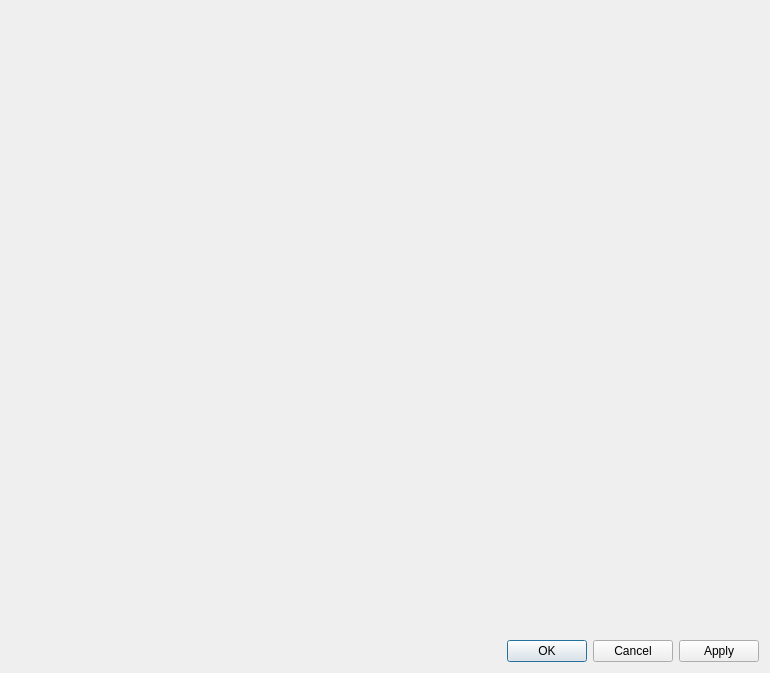
<?xml version="1.0" encoding="UTF-8"?>
<ui version="4.0">
 <class>QMTrainDataDialog</class>
 <widget class="QDialog" name="QMTrainDataDialog">
  <property name="windowModality">
   <enum>Qt::ApplicationModal</enum>
  </property>
  <property name="geometry">
   <rect>
    <x>0</x>
    <y>0</y>
    <width>770</width>
    <height>673</height>
   </rect>
  </property>
  <property name="windowTitle">
   <string>Schulungsdaten</string>
  </property>
  <property name="modal">
   <bool>true</bool>
  </property>
  <layout class="QVBoxLayout" name="verticalLayout">
   <item>
    <widget class="QMTrainDataWidget" name="wiTrainData" native="true"/>
   </item>
   <item>
    <widget class="QDialogButtonBox" name="buttonBox">
     <property name="orientation">
      <enum>Qt::Horizontal</enum>
     </property>
     <property name="standardButtons">
      <set>QDialogButtonBox::Apply|QDialogButtonBox::Cancel|QDialogButtonBox::Ok</set>
     </property>
    </widget>
   </item>
  </layout>
 </widget>
 <customwidgets>
  <customwidget>
   <class>QMTrainDataWidget</class>
   <extends>QWidget</extends>
   <header>traindata/qmtraindatawidget.h</header>
   <container>1</container>
  </customwidget>
 </customwidgets>
 <resources/>
 <connections>
  <connection>
   <sender>buttonBox</sender>
   <signal>accepted()</signal>
   <receiver>QMTrainDataDialog</receiver>
   <slot>accept()</slot>
   <hints>
    <hint type="sourcelabel">
     <x>258</x>
     <y>662</y>
    </hint>
    <hint type="destinationlabel">
     <x>157</x>
     <y>274</y>
    </hint>
   </hints>
  </connection>
  <connection>
   <sender>buttonBox</sender>
   <signal>rejected()</signal>
   <receiver>QMTrainDataDialog</receiver>
   <slot>reject()</slot>
   <hints>
    <hint type="sourcelabel">
     <x>326</x>
     <y>662</y>
    </hint>
    <hint type="destinationlabel">
     <x>286</x>
     <y>274</y>
    </hint>
   </hints>
  </connection>
 </connections>
</ui>
